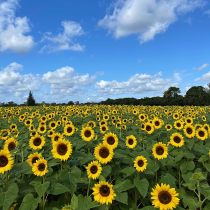
#> input picture Utils/the_berry_farms_sunflower_field.jpeg, 210 x 210 px, shrunk from 1440 x 1440 before the run, found by its file name
$ jupyter execute Q01.ipynb
#> lines starting #> are read from the running program, lines starting #| are printed output that depends on the picture
### Loading Image

[cell 1]
import cv2
import numpy as np
from skimage.feature import blob_log
import matplotlib.pyplot as plt

[cell 2]
# Load the image
im = cv2.imread('utils/the_berry_farms_sunflower_field.jpeg', cv2.IMREAD_REDUCED_COLOR_4)
#> im is the input picture: shape (210, 210, 3); mean B, G, R 119.8, 125.3, 100.4
fig, ax = plt.subplots()
ax.axis('off')
ax.imshow(im)

[cell 3]
# Convert the image to grayscale
gray_image = cv2.cvtColor(im, cv2.COLOR_BGR2GRAY)
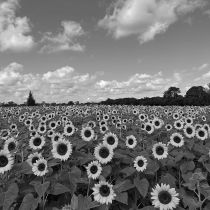
#> gray_image: shape (210, 210); min 5, max 251, mean 117.2

# Normalize the image
gray_image = gray_image / 255.0

fig, ax = plt.subplots()
ax.axis('off')
ax.imshow(gray_image, cmap='gray')

[cell 4]
# Perform Laplacian of Gaussian (LoG) blob detection
# Parameters: max_sigma is the largest possible blob size, num_sigma defines the number of intermediate values for sigma
blobs_log = blob_log(gray_image, max_sigma=30, num_sigma=10, threshold=0.05)
#> blobs_log = 488 rows, first 8: [138, 202, 1], [133, 71, 1], [147, 40, 1], [132, 149, 1], [96, 161, 1], [127, 54, 1], [146, 131, 1], [170, 0, 4.22]

# Compute radii in the 3rd column
blobs_log[:, 2] = blobs_log[:, 2] * np.sqrt(2)

# Draw detected blobs
fig, ax = plt.subplots()
ax.imshow(im)

# Loop through blobs and plot them
for blob in blobs_log:
    y, x, r = blob
    c = plt.Circle((x, y), r, color='red', linewidth=2, fill=False)
    ax.add_patch(c)
#> this loop made 488 passes
#> (y, x, r) on passes 1 to 3: (138, 202, 1.41), (133, 71, 1.41), (147, 40, 1.41)

# Show the plot with the detected blobs
plt.show()
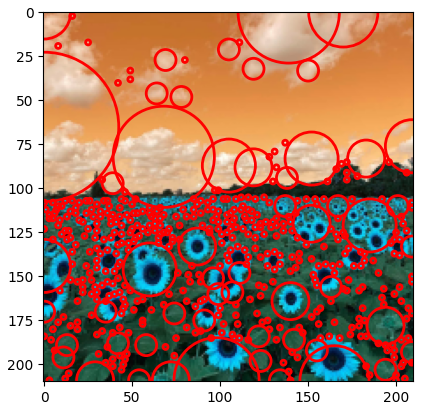
#> figure drawn by matplotlib, 1 panel; B, G, R data is drawn as R, G, B

[cell 5]
# Report parameters of the largest circles
largest_blobs = blobs_log[np.argsort(blobs_log[:, 2])[-5:]]  # Get the largest 5 blobs
#> largest_blobs = [[209, 165, 19.64], [209, 98, 24.2], [0, 139, 28.76], [82, 68, 28.76], [65, 0, 42.43]]

# Print the parameters of the largest circles
for i, blob in enumerate(largest_blobs):
    y, x, r = blob
    print(f"Circle {i+1}: Center=({x:.2f}, {y:.2f}), Radius={r:.2f}")
#> this loop made 5 passes
#| Circle 1: Center=(165.00, 209.00), Radius=19.64
#| Circle 2: Center=(98.00, 209.00), Radius=24.20
#| Circle 3: Center=(139.00, 0.00), Radius=28.76
#| Circle 4: Center=(68.00, 82.00), Radius=28.76
#| Circle 5: Center=(0.00, 65.00), Radius=42.43

# Report the range of sigma values used
print("Range of sigma values used: 0 to 30")

[cell 6]
import cv2
import numpy as np
from skimage.feature import blob_log
import matplotlib.pyplot as plt

# Load the image
image_path = 'utils/the_berry_farms_sunflower_field.jpeg'
image = cv2.imread(image_path)
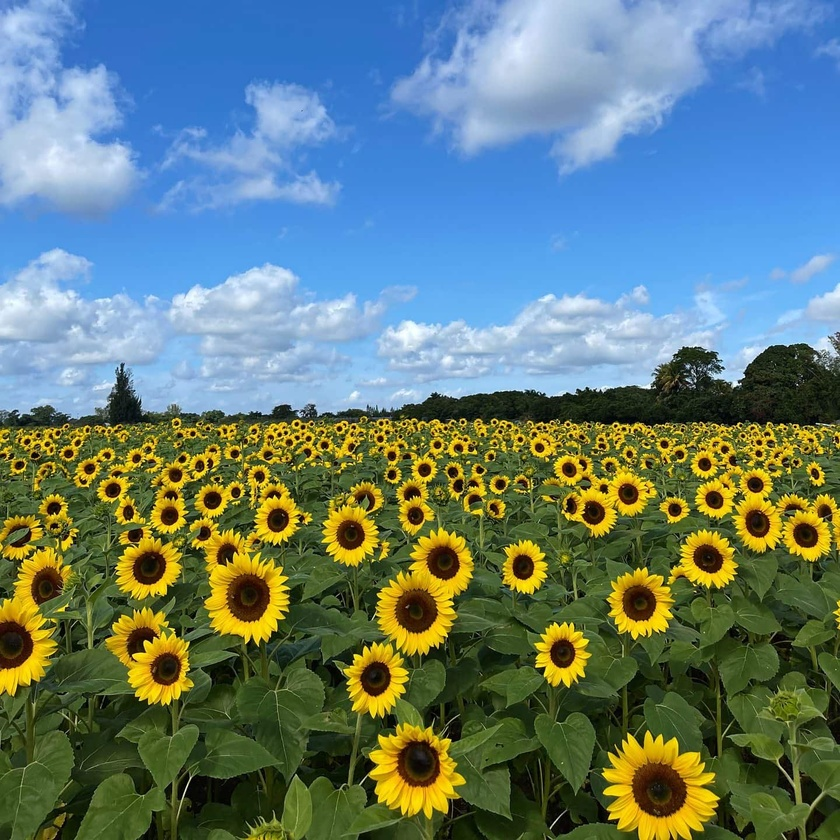
#> image: shape (840, 840, 3); mean B, G, R 120.2, 125.3, 100.4

# Check if the image was loaded correctly
if image is None:
    raise FileNotFoundError(f"Could not load the image at path: {image_path}")

# Convert to grayscale
gray_image = cv2.cvtColor(image, cv2.COLOR_BGR2GRAY)
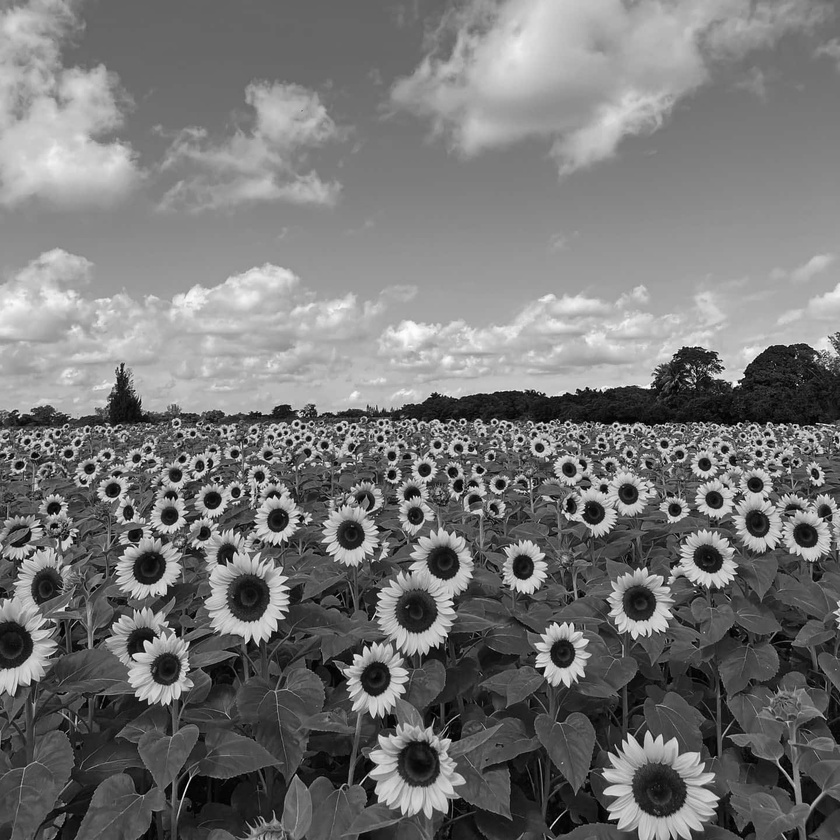
#> gray_image: shape (840, 840); min 0, max 253, mean 117.3

# Normalize the image (optional but helps with blob detection)
gray_image = gray_image / 255.0

# Perform Laplacian of Gaussian (LoG) blob detection
blobs_log = blob_log(gray_image, max_sigma=30, num_sigma=10, threshold=0.5)
#> blobs_log = empty array

# Compute radii for blobs
blobs_log[:, 2] = blobs_log[:, 2] * np.sqrt(2)

# Plot the detected blobs on the original image
fig, ax = plt.subplots(figsize=(10, 10))
ax.imshow(cv2.cvtColor(image, cv2.COLOR_BGR2RGB))  # Show the original image in RGB

# Loop through detected blobs and draw circles
for blob in blobs_log:
    y, x, r = blob
    c = plt.Circle((x, y), r, color='red', linewidth=2, fill=False)
    ax.add_patch(c)
#> this loop made 0 passes

# Show the plot with the blobs detected
plt.title('Detected Blobs in the Sunflower Field')
plt.axis('off')
plt.show()

# Report the parameters of the largest blobs (top 5 largest)
largest_blobs = blobs_log[np.argsort(blobs_log[:, 2])[-5:]]  # Get the largest 5 blobs by radius
#> largest_blobs = empty array

print("Top 5 Largest Blobs:")
for i, blob in enumerate(largest_blobs):
    y, x, r = blob
    print(f"Blob {i+1}: Center=({x:.2f}, {y:.2f}), Radius={r:.2f}")

# Optional: Save the image with detected blobs
#output_path = '/mnt/data/sunflower_blobs_detected.jpeg'
#cv2.imwrite(output_path, cv2.cvtColor(image, cv2.COLOR_BGR2RGB))

[cell 7]
import cv2 as cv
import numpy as np
import matplotlib.pyplot as plt

def generate_log_kernel(sigma):
    """Generate Laplacian of Gaussian (LoG) kernel."""
    radius = int(3 * sigma)
    x, y = np.meshgrid(np.arange(-radius, radius + 1), np.arange(-radius, radius + 1))
    kernel = ((x**2 + y**2) / (2 * sigma**2) - 1) * np.exp(-(x**2 + y**2) / (2 * sigma**2)) / (np.pi * sigma**4)
    return kernel

def find_blob_centers(log_image, sigma):
    """Find local maxima in the LoG response image."""
    coords = []
    height, width = log_image.shape
    neighborhood = 1  # 3x3 window size
    for row in range(neighborhood, height-neighborhood):
        for col in range(neighborhood, width-neighborhood):
            local_window = log_image[row-neighborhood:row+neighborhood+1, col-neighborhood:col+neighborhood+1]
            max_response = np.max(local_window)
            if max_response >= 0.09:  # Adjust threshold for detection
                x_offset, y_offset = np.unravel_index(np.argmax(local_window), local_window.shape)
                coords.append((row + x_offset - neighborhood, col + y_offset - neighborhood))
    return set(coords)

# Load the image
img_path = 'utils/the_berry_farms_sunflower_field.jpeg'
image = cv.imread(img_path, cv.IMREAD_REDUCED_COLOR_4)
gray_image = cv.cvtColor(image, cv.COLOR_BGR2GRAY) / 255.0

# Create a grid of subplots to visualize the results for sigma values r = 2, 4, 6, 8, 10, 12
fig, axis_grid = plt.subplots(2, 3, figsize=(16, 10))

# Loop through sigma values: r = 2, 4, 6, 8, 10, 12
for idx, (r, ax) in enumerate(zip(range(2, 13, 2), axis_grid.flatten())):
    sigma = r / 1.414  # Maintain the same sigma scaling
    log_kernel = sigma ** 2 * generate_log_kernel(sigma)

    # Apply Laplacian of Gaussian filter to the grayscale image
    log_response = np.square(cv.filter2D(gray_image, -1, log_kernel))

    # Detect blob centers based on the LoG response
    blob_centers = find_blob_centers(log_response, sigma)

    # Display the LoG filtered image
    ax.imshow(log_response, cmap='gray')
    ax.set_title(f'Scale (r) = {r}', fontsize=12)

    # Draw circles around detected blobs
    for x, y in blob_centers:
        circle = plt.Circle((y, x), sigma * 1.414, color='red', linewidth=1, fill=False)
        ax.add_patch(circle)

    ax.axis('off')
#> this loop made 6 passes
#> pass 1, `log_response = np.square(cv.filter2D(gray_image, -1, log_kernel))`:
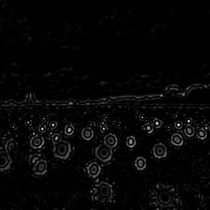
#> log_response: shape (210, 210) float64; min 2.36e-13, max 0.14, mean 0.00364; drawn with min black and max white
#> pass 2, `log_response = np.square(cv.filter2D(gray_image, -1, log_kernel))`:
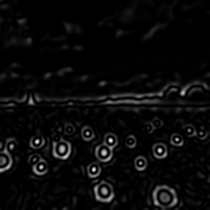
#> log_response: shape (210, 210) float64; min 1.18e-12, max 0.113, mean 0.00469; drawn with min black and max white
#> pass 3, `log_response = np.square(cv.filter2D(gray_image, -1, log_kernel))`:
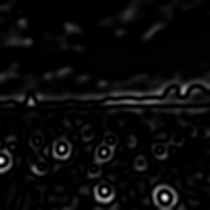
#> log_response: shape (210, 210) float64; min 4.78e-13, max 0.108, mean 0.00439; drawn with min black and max white
#> after the loop:
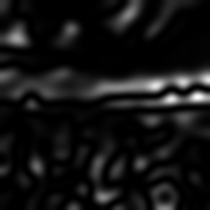
#> log_response: shape (210, 210) float64; min 9.02e-12, max 0.0485, mean 0.00393; drawn with min black and max white

plt.show()
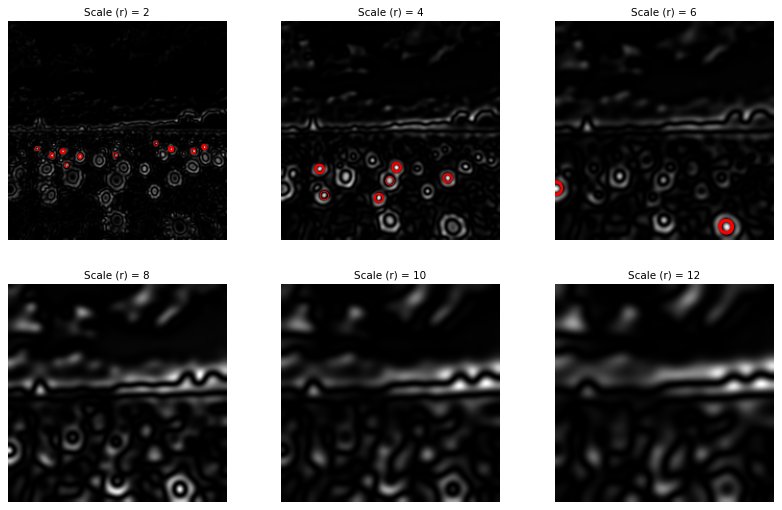
#> figure drawn by matplotlib, 6 panels

# Display the original image with detected blobs overlayed
fig, (ax_original, ax_overlay) = plt.subplots(1, 2, figsize=(12, 12))

# Show the original image
ax_original.imshow(cv.cvtColor(image, cv.COLOR_BGR2RGB))
ax_original.set_title("Original Image")
ax_original.axis('off')

# Show the grayscale image with detected blobs overlayed
ax_overlay.imshow(gray_image, cmap='gray')
ax_overlay.set_title("Detected Blobs with Different Scales (2, 4, 6, 8, 10, 12)")
ax_overlay.axis('off')

# List of colors for different blob scales
color_palette = ['yellow', 'blue', 'green', 'orange', 'red', 'purple']

# Loop through the same sigma values: r = 2, 4, 6, 8, 10, 12
for i, r in enumerate(range(2, 13, 2)):
    sigma = r / 1.414
    log_kernel = sigma ** 2 * generate_log_kernel(sigma)

    # Apply LoG filter and find blobs
    log_response = np.square(cv.filter2D(gray_image, -1, log_kernel))
    blob_centers = find_blob_centers(log_response, sigma)

    # Draw blobs as circles with different colors based on the scale
    for x, y in blob_centers:
        circle = plt.Circle((y, x), sigma * 1.414, color=color_palette[i], linewidth=1.5, fill=False)
        ax_overlay.add_patch(circle)

# Show the final plot
plt.show()
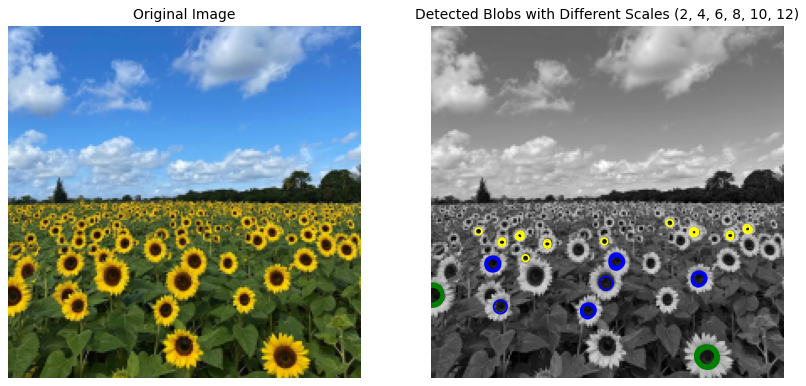
#> figure drawn by matplotlib, 2 panels

$ run again, with Utils/005.jpg copied over Utils/the_berry_farms_sunflower_field.jpeg
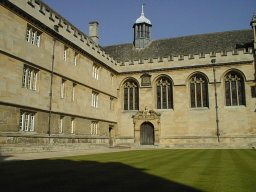
#> input picture Utils/005.jpg, 256 x 192 px, found by its file name
#> im is the input picture: shape (192, 256, 3); mean B, G, R 84.4, 109.4, 111.6
#> `blobs_log = blob_log(gray_image, max_sigma=30, num_sigma=10, threshold..`: blobs_log = 375 rows, first 8: [31, 29, 1], [27, 136, 1], [99, 161, 1], [115, 23, 1], [18, 142, 4.22], [22, 149, 1], [71, 26, 1], [50, 250, 1]
#> the loop `for blob in blobs_log:` made 375 passes
#> (y, x, r) on passes 1 to 3: (31, 29, 1.41), (27, 136, 1.41), (99, 161, 1.41)
#> `largest_blobs = blobs_log[np.argsort(blobs_log[:, 2])[-5:]]`: largest_blobs = [[82, 0, 19.64], [29, 0, 19.64], [126, 181, 24.2], [125, 233, 28.76], [120, 95, 42.43]]
#> the loop `for i, blob in enumerate(largest_blobs):` made 5 passes
#> (printed output is left out)
#> `blobs_log = blob_log(gray_image, max_sigma=30, num_sigma=10, threshold..`: blobs_log = empty array
#> after the loop `for idx, (r, ax) in enumerate(zip(range(2, 13, 2), axis_grid.flatten()..`:
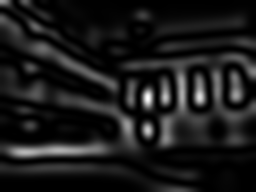
#> log_response: shape (192, 256) float64; min 3.68e-12, max 0.0379, mean 0.00401; drawn with min black and max white
#> `plt.show()`:
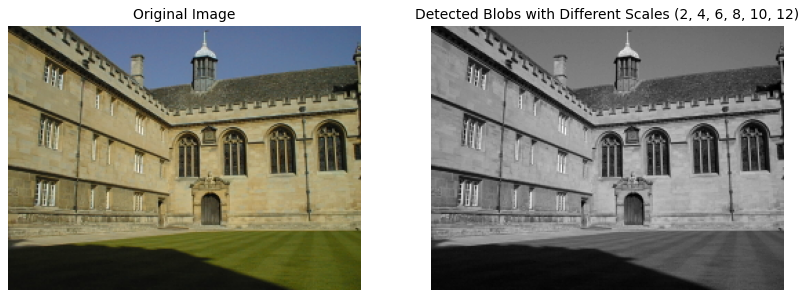
#> figure drawn by matplotlib, 2 panels

$ run again, with Utils/bridge.jpg copied over Utils/the_berry_farms_sunflower_field.jpeg
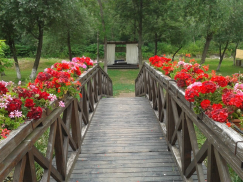
#> input picture Utils/bridge.jpg, 243 x 182 px, shrunk from 1280 x 960 before the run, found by its file name
#> im is the input picture: shape (182, 243, 3); mean B, G, R 76.3, 98.3, 106.3
#> `blobs_log = blob_log(gray_image, max_sigma=30, num_sigma=10, threshold..`: blobs_log = 594 rows, first 8: [93, 183, 1], [54, 242, 4.22], [113, 11, 1], [110, 239, 1], [95, 37, 1], [90, 180, 1], [106, 94, 1], [44, 0, 4.22]
#> the loop `for blob in blobs_log:` made 594 passes
#> (y, x, r) on passes 1 to 3: (93, 183, 1.41), (54, 242, 5.97), (113, 11, 1.41)
#> `largest_blobs = blobs_log[np.argsort(blobs_log[:, 2])[-5:]]`: largest_blobs = [[67, 76, 15.08], [0, 238, 19.64], [0, 89, 24.2], [79, 0, 28.76], [141, 121, 42.43]]
#> the loop `for i, blob in enumerate(largest_blobs):` made 5 passes
#> (printed output is left out)
#> `blobs_log = blob_log(gray_image, max_sigma=30, num_sigma=10, threshold..`: blobs_log = empty array
#> `plt.show()`:
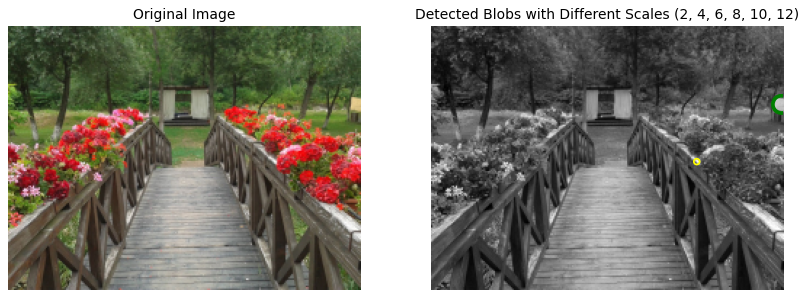
#> figure drawn by matplotlib, 2 panels
